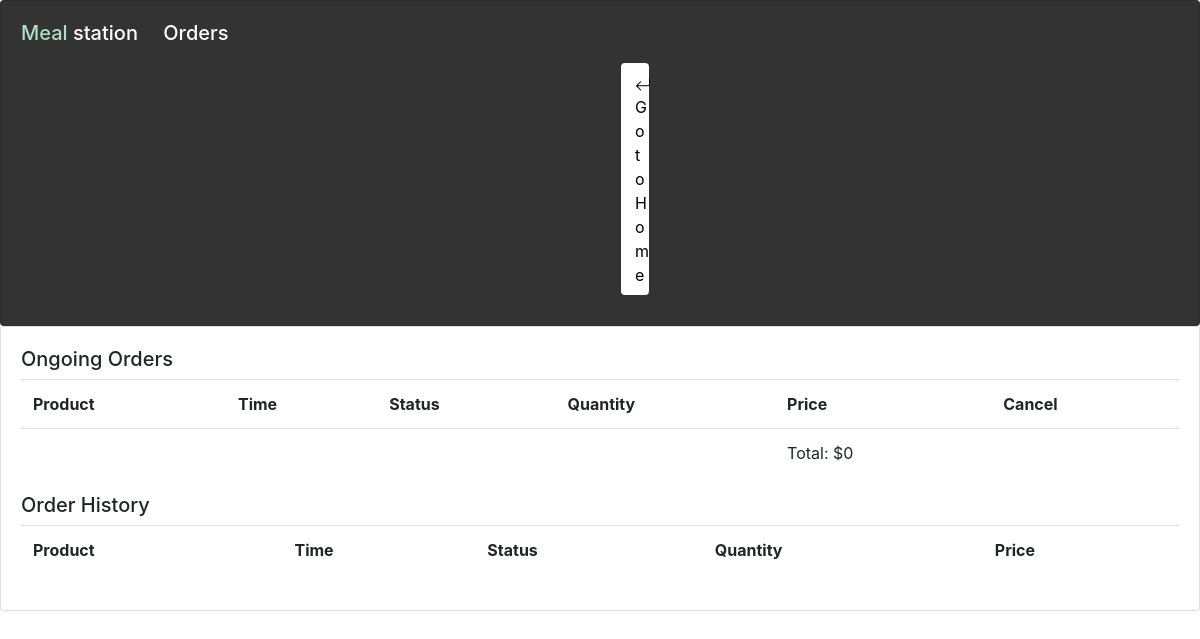
/orders/ (signed in), run on an earlier commit of the app's database.
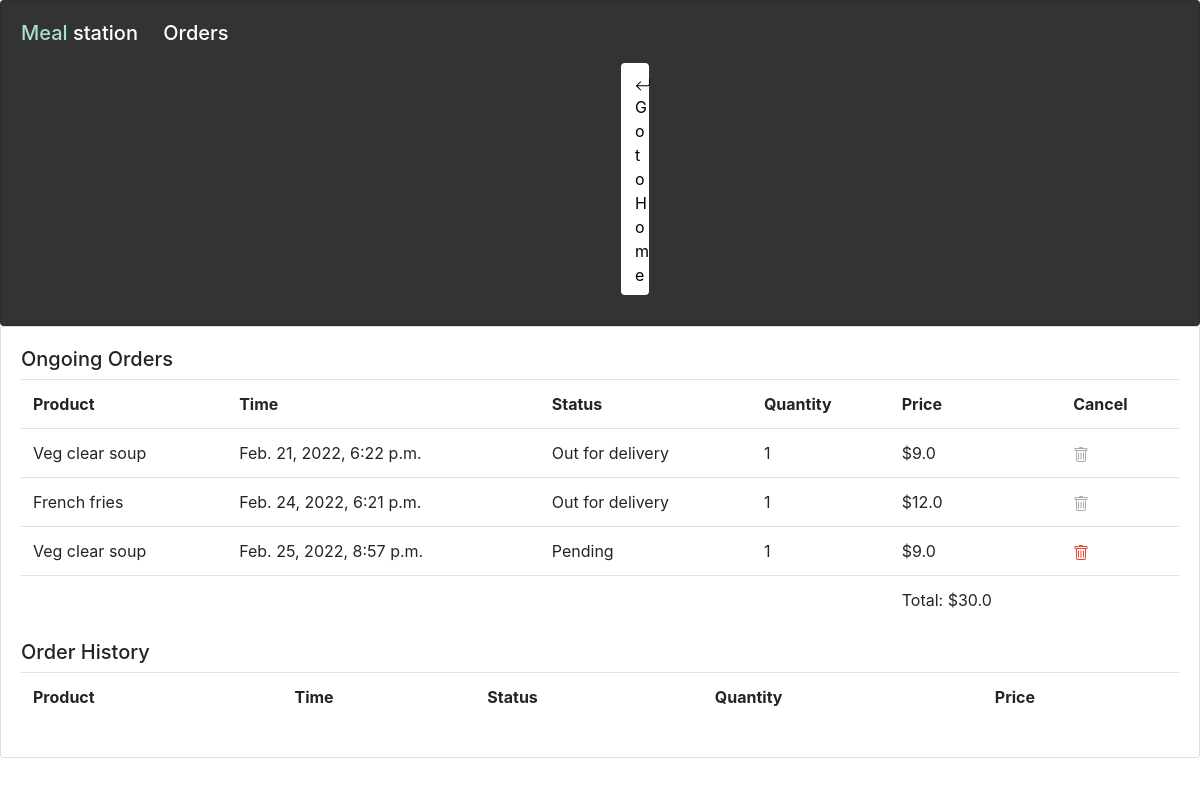
And on a later commit of the database.
### home/models.py (models this page shows)
class Order(models.Model):
    STATUS=(
        ('Pending','Pending'),
        ('Out for delivery','Out for delivery'),
        ('Delivered','Delivered'),
    )
    product=models.ForeignKey(Product, null=True,on_delete=models.SET_NULL)
    customer=models.ForeignKey(Customer, null=True,on_delete=models.SET_NULL)
    price=models.FloatField(null=True)
    quantity=models.IntegerField(default=1,null=True,blank=True)
    date_created=models.DateTimeField(auto_now_add=True,null=True)
    status=models.CharField(max_length=100,null=True,choices=STATUS)

class Product(models.Model):
    CATEGORY=(
        ('Starter','Starter'),
        ('Meal','Meal'),
        ('Dessert','Dessert'),
        ('Snack','Snack'),
    )
    name=models.CharField(max_length=100,null=True)
    image=models.ImageField(null=True,blank=True)
    price=models.FloatField(null=True)
    category=models.CharField(max_length=100,null=True,choices=CATEGORY)
    description=models.CharField(max_length=100,null=True)
    date_created=models.DateTimeField(auto_now_add=True,null=True)
    def __str__(self):
        return self.name

### home/decorators.py (the view)
        def wrapper_func(request, *args, **kargs):
            group=None
            if request.user.groups.exists():
                group=request.user.groups.all()[0].name
            if group in allowed_roles:
                return view_func(request, *args, **kargs)
            else:
                return render('home/error.html')

### home/views.py (called while the page is built)
@login_required(login_url="login")
@allowedUsers(allowed_roles=["customer"])
def OrderPage(request):
    orders1=request.user.customer.order_set.filter(status='Pending')
    orders2=request.user.customer.order_set.filter(status='Out for delivery')
    orders3=request.user.customer.order_set.filter(status='Delivered')
    total=0
    for order in orders1:
        total+=((order.quantity)*(order.product.price))
    for order in orders2:
        total+=order.product.price
    context={'orders1':orders1,'orders2':orders2,'total':total,'orders3':orders3}
    return render(request,'home/orders.html',context)

### home/templates/home/orders.html (shortened to what this page needs)
{% extends 'home/products.html'%}
{%block header%}
Orders
{%endblock%}
{% block table %}
<h5>Ongoing Orders</h5>
<table class="table">
    <tr>
        <th>Product</th>
        <th>Time</th>
        <th>Status</th>
        <th>Quantity</th>
        <th>Price</th>
        <th>Cancel</th>
    </tr>
    {% for order in orders2 %}
        <tr>
            <td>{{order.product}}</td>
            <td>{{order.date_created}}</td>
            <td>{{order.status}}</td>
            <td>{{order.quantity}}</td>
            <td>${{order.price}}</td>
            <td style="color: #aaa;"></td>
        </tr>
    {% endfor %}
    {% for order in orders1 %}
        <tr>
            <td>{{order.product}}</td>
            <td>{{order.date_created}}</td>
            <td>{{order.status}}</td>
            <td>{{order.quantity}}</td>
            <td>${{order.price}}</td>
              <td><a href="{% url 'deletePending' order.id %}" style="color: #eb4034;"></a></td>
        </tr>
    {% endfor %}
    <tr>
        <td></td>
        <td></td>
        <td></td>
        <td></td>
        <td>Total: ${{total}}</td>
        <td></td>
    </tr>
</table>
<h5>Order History</h5>
<table class="table">
    <tr>
        <th>Product</th>
        <th>Time</th>
        <th>Status</th>
        <th>Quantity</th>
        <th>Price</th>
    </tr>
    {% load sweetify %}
{% endblock %}

### home/templates/home/products.html (shortened to what this page needs)
<!DOCTYPE html>
<html lang="en">
<head>
    <link rel="stylesheet" href="https://stackpath.bootstrapcdn.com/bootstrap/4.3.1/css/bootstrap.min.css">
    <link rel="stylesheet" href="https://use.fontawesome.com/releases/v5.6.1/css/all.css">
</head>
<body>
    <div class="row">
        <div class="col-md">
            <div class="card card-body" style="background-color: #333;">
                <h5 style="color: #fff;"><span style="margin-right: 20px;"><span style="color: #addec9;">Meal</span> station</span>
                 {%block header%}{%endblock%}
                </h5>
                <a class="btn" href="{% url 'home' %}" style="background-color: #fff; border: 2px solid #fff; margin:10px 600px; color: #000;">  Go to Home</a>
            </div>
            <div class="card card-body" >
                {% block table %}{% endblock %}
            </div>
        </div>
    </div>
    {% load sweetify %}
</body>
</html>

What changed in the data, as far as the page shows it:
added Order: product "Veg clear soup", date_created "Feb. 21, 2022, 6:22 p.m.", status "Out for delivery", quantity "1", price "9.0", shown under "Ongoing Orders"
added Order: product "French fries", date_created "Feb. 24, 2022, 6:21 p.m.", status "Out for delivery", quantity "1", price "12.0", shown under "Ongoing Orders"
added Order: product "Veg clear soup", date_created "Feb. 25, 2022, 8:57 p.m.", status "Pending", quantity "1", price "9.0"
Also different on the page:
{{ total }}: "0" → "30.0"
